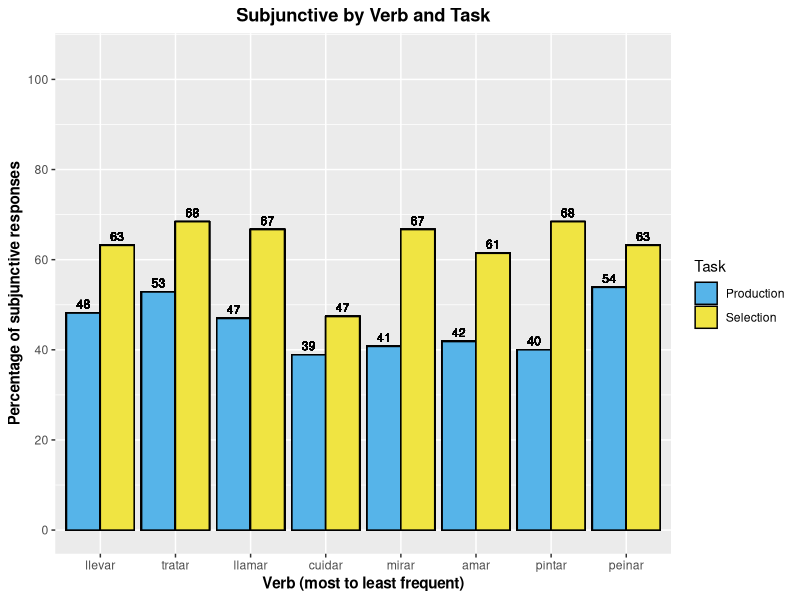

This figure's R source:
library(tidyverse)
library(here)


# Load data
## EPT
DLI78_EPT <- read_csv(here("./CSV Files/DLI-78/DLI-78 Subjunctive EPT.csv")) %>%
  filter(Property == "Intensional subjunctive") %>% 
  mutate(Group = "DLI-7/8",
         Task = "Production")

MLS78_EPT <- read_csv(here("./CSV Files/MLS-78/MLS-78 Subjunctive EPT.csv")) %>%
  filter(!School == "GBCS") %>% 
  filter(Property == "Intensional subjunctive") %>% 
  mutate(Group = "MLE-7/8",
         Task = "Production")

DLI5_EPT <- read_csv(here("./CSV Files/DLI-5/DLI-5 Subjunctive EPT.csv"))  %>%
  filter(Property == "Intensional subjunctive")%>% 
  mutate(Group = "DLI-5",
         Task = "Production")

MLS5_EPT <- read_csv(here("./CSV Files/MLS-5/MLS-5 Subjunctive EPT.csv")) %>%
  filter(!School == "GBCS") %>% 
  filter(Property == "Intensional subjunctive") %>% 
  mutate(Group = "MLE-5",
         Task = "Production")


## Load FCT
DLI78_FCT <- read_csv(here("./CSV Files/DLI-78/DLI-78 Subjunctive FCT.csv")) %>%
  filter(Property == "Intensional subjunctive") %>% 
  mutate(Group = "DLI-7/8",
         Task = "Selection")

MLS78_FCT <- read_csv(here("./CSV Files/MLS-78/MLS-78 Subjunctive FCT.csv")) %>%
  filter(!School == "GBCS") %>% 
  filter(Property == "Intensional subjunctive") %>% 
  mutate(Group = "MLE-7/8",
         Task = "Selection")

DLI5_FCT <- read_csv(here("./CSV Files/DLI-5/DLI-5 Subjunctive FCT.csv"))  %>%
  filter(Property == "Intensional subjunctive")%>% 
  mutate(Group = "DLI-5",
         Task = "Selection")

MLS5_FCT <- read_csv(here("./CSV Files/MLS-5/MLS-5 Subjunctive FCT.csv")) %>%
  filter(!School == "GBCS") %>% 
  filter(Property == "Intensional subjunctive") %>% 
  mutate(Group = "MLE-5",
         Task = "Selection")


# Separate by verb
## EPT by verb
EPT <- rbind(DLI78_EPT, MLS78_EPT, DLI5_EPT, MLS5_EPT)
FCT <- rbind(DLI78_FCT, MLS78_FCT, DLI5_FCT, MLS5_FCT)


# Generate averages and combined dataset
## EPT
EPT_Verb_Avg <- aggregate(EPT$Mood_Use, list(EPT$Verb), FUN = mean, na.rm = TRUE)
EPT_Verb_Avg <- EPT_Verb_Avg %>% rename(Verb_Avg = x)
EPT_Verb_Avg <- left_join(EPT, EPT_Verb_Avg, by = c("Verb" = "Group.1")) %>% 
  mutate(Verb_Avg = (Verb_Avg * 100))


## FCT
FCT_Verb_Avg <- aggregate(FCT$Mood_Use, list(FCT$Verb), FUN = mean, na.rm = TRUE)
FCT_Verb_Avg <- FCT_Verb_Avg %>% rename(Verb_Avg = x)
FCT_Verb_Avg <- left_join(FCT, FCT_Verb_Avg, by = c("Verb" = "Group.1")) %>% 
  mutate(Verb_Avg = (Verb_Avg * 100))


## Join datasets
Aggregate <- rbind(EPT_Verb_Avg, FCT_Verb_Avg)
Aggregate$Group <- factor(Aggregate$Group, levels = c("DLI-/8", "MLS-7/8", "DLI-5", "MLS-5"))
Aggregate$Task <- factor(Aggregate$Task, levels = c("Production", "Selection"))
Aggregate$Verb <- factor(Aggregate$Verb, levels = c("llevar", "tratar", "llamar", "cuidar", "mirar", "amar", "pintar", "peinar"))


# Create graph
Aggregate %>% 
  ggplot(aes(x = Verb, y = Verb_Avg, fill = Task)) + 
  geom_bar(position = "dodge", color = "black", stat = "identity") +
  scale_y_continuous(breaks = seq (0, 100, 20),
                     limits = c(0, 105)) +
  geom_text(aes(label = round(Verb_Avg)),
            position = position_dodge(width = .9),
            vjust = -0.5,
            size = 3) +
  scale_fill_manual(values = c("#56B4E9", "#F0E442")) +
  labs(x = "Verb (most to least frequent)", y = "Percentage of subjunctive responses", fill = "Task", title = "Subjunctive by Verb and Task") +
  theme(axis.title = element_text(face = "bold"),
        plot.title = element_text(hjust = 0.5, face = "bold"))
